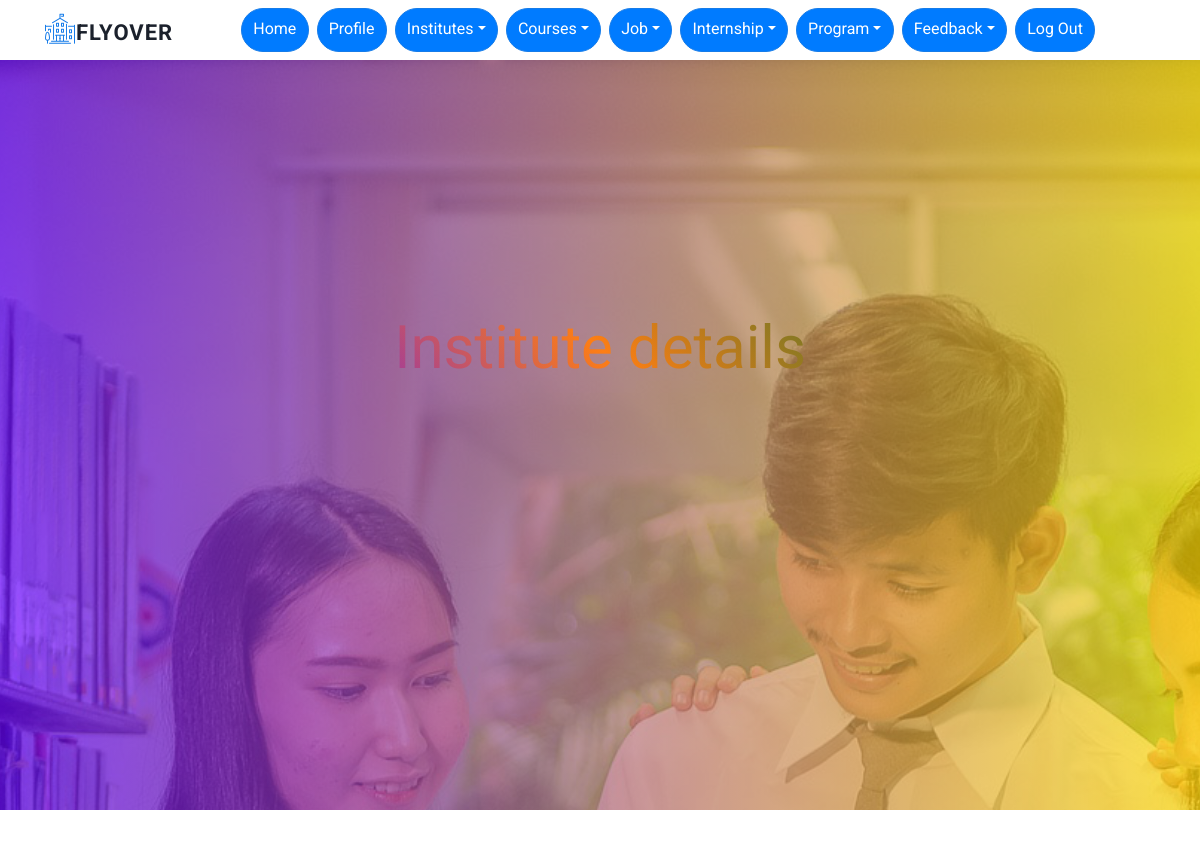
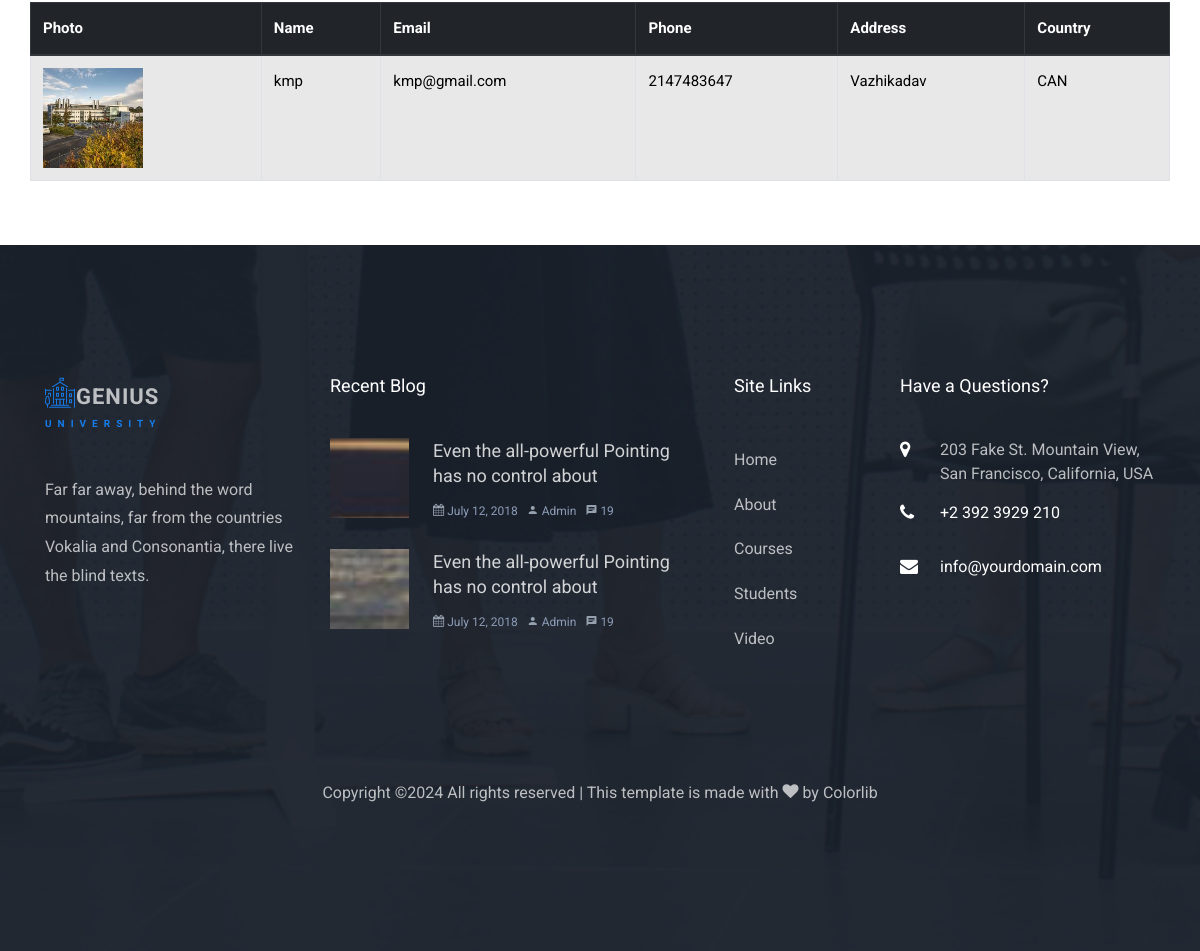
Screenshot of /user/view_institute_details.php?id=8 with the database file from the repository (2 pictures, top to bottom).
### tables this page shows
CREATE TABLE `institute_reg` (
  `institute_reg_id` int(11) NOT NULL,
  `institute_name` varchar(100) NOT NULL,
  `institute_address` varchar(300) NOT NULL,
  `institute_email` varchar(100) NOT NULL,
  `institute_phone` varchar(30) NOT NULL,
  `institute_photo` varchar(100) NOT NULL,
  `institute_country` varchar(100) NOT NULL,
  `description` varchar(300) NOT NULL,
  `document` varchar(100) NOT NULL,
  `login_id` int(30) NOT NULL
);

### user/view_institute_details.php (the view, shortened to what this page needs)
<?php
include 'header.php';
?>
<body>
    <div class="hero-wrap" style="background-image: url('../assets/images/bg_1.jpg'); background-attachment:fixed;">
        <div class="overlay"></div>
        <div class="container">
            <div class="row no-gutters slider-text align-items-center justify-content-center" data-scrollax-parent="true">
                <div class="col-md-8 ftco-animate text-center">
                    <h1 class="mb-4">Institute details </h1>
                </div>
            </div>
        </div>
    </div>
    <div class="container my-5 gray-bg">
        <div class="row justify-content-center">
            <table class="table table-bordered table-hover table-striped">
                <thead class="thead-dark">
                    <tr>
                        <th>Photo</th>
                        <th>Name</th>
                        <th>Email</th>
                        <th>Phone</th>
                        <th>Address</th>
                        <th>Country</th>
                    </tr>
                </thead>
                <tbody>
                    <?php
                    include '../config.php';
                    $institute_id = intval($_GET['id']);
                    $query = "SELECT r.*, l.status FROM institute_reg r JOIN login l ON r.login_id = l.login_id WHERE l.status ='approve' and r.institute_reg_id=$institute_id ";
                    $result = mysqli_query($con, $query);
                    if ($result->num_rows > 0) {
                        while ($row = $result->fetch_assoc()) {
                            echo "<tr>";
                            echo "<td><img style='width:100px;height:100px' src='../upload/" . htmlspecialchars($row['institute_photo']) . "' alt='Institute Photo'></td>";
                            echo "<td>" . htmlspecialchars($row['institute_name']) . "</td>";
                            echo "<td>" . htmlspecialchars($row['institute_email']) . "</td>";
                            echo "<td>" . htmlspecialchars($row['institute_phone']) . "</td>";
                            echo "<td>" . htmlspecialchars($row['institute_address']) . "</td>";
                            echo "<td>" . htmlspecialchars($row['institute_country']) . "</td>";
                            echo "</tr>";
                        }
                    } else {
                        echo "<tr><td colspan='9' class='text-center'>No Users Found</td></tr>";
                    }
                    ?>
                </tbody>
            </table>
        </div>
    </div>
    <?php
    include 'footer.php';
    ?>
</body>
</html>

### user/view_institute_details.php (style rules this page uses)
.table { background-color: rgba(200, 200, 200, 0.2); color: #000; }
.thead-dark th { background-color: #343a40; color: #fff; }

### rows the page displays
institute_reg: institute_photo (picture), institute_name "kmp", institute_email "kmp@gmail.com", institute_phone "2147483647", institute_address "Vazhikadav", institute_country "CAN"
